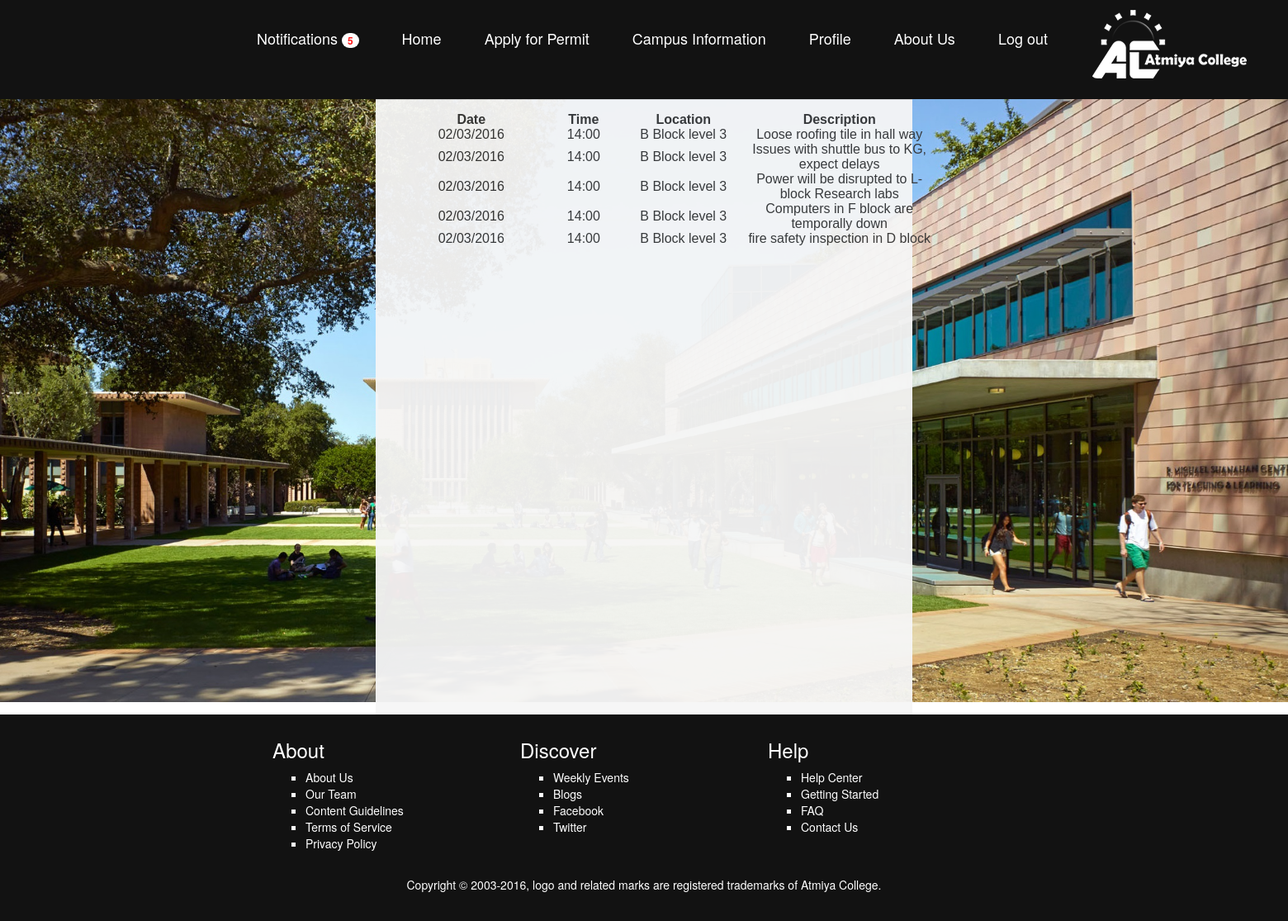
Screenshot of /notifications/ (signed in) with the database file from the repository.
### tables this page shows
CREATE TABLE healthAndSafetyIssues (Issue_Number INTEGER PRIMARY KEY NOT NULL, Date text, Time text, Person_Name text, Department text, Description text, Supervisor text, Place_in_campus text, Resolution_Date text, Resolution_Time text, Resolution_Description text);

### views.py (the view)
@app.route('/notifications/')
def notifications():
	return render_template("notifications.html", info = getHeaderInfo())

### db.py (called while the page is built)
    def retrieveAll(self, table):
        cursor = self._db.execute('select * from {} '.format(table))
        entries = []
        try:
            for row in cursor:
                entries.append(dict(row))
        except:
            pass
        return entries

    def close(self):
        self._db.close()
        del self.filename

### lookup.py (called while the page is built)
def getHealthIssues():
    data = db.Database(filename="IFB299.db")
    res = data.retrieveAll("healthAndSafetyIssues")
    data.close()
    return res

def getUrgentHealthIssues():
    issues = getHealthIssues()
    urgent = []
    for issue in issues:
        if issue['Resolution_Date'] == None:
            urgent.append(issue)
    return urgent

### views.py (called while the page is built)
def getHeaderInfo():
    loggedIn = getLoggedIn()
    info = dict(loggedIn=False, admin=False, issues=[])
    info['loggedIn'] = loggedIn['loggedIn']
    info['admin'] = loggedIn['admin']
    info['issues'] = getUrgentHealthIssues()
    info['numIssues'] = len(info['issues'])
    return info

def getLoggedIn():
    status = dict(loggedIn=False,admin=False)
    if 'logged_in' in session:
        status['loggedIn'] = True
        if session['admin']:
            status['admin'] = True
    return status

### templates/notifications.html (shortened to what this page needs)
<html>
	<head>
		<link rel="stylesheet" type=text/css href="{{ url_for('static', filename='style.css') }}">
	</head>
	<body>
		<div id="header">
			{% include 'header.html' %}
		</div>
		<div class="wrapper">
			<div id="Content" class ="notificationsImage">
				<div id="aboutcontent">
					<table>
						<tr>
				    		<th style="width:30px; text-align: center;">Date</th>
				    		<th style="width:30px; text-align: center;">Time</th>
				    		<th style="width:50px; text-align: center;">Location</th>
				    		<th style="width:100px; text-align: center;">Description</th>
						</tr>
						{% for issue in info['issues'] %}
							<tr>
								<td style="text-align: center;">{{issue['Date']}}</td>
								<td style="text-align: center;">{{issue['Time']}}</td>
								<td style="text-align: center;">{{issue['Place_in_campus']}}</td>
								<td style="text-align: center;">{{issue['Description']}}</td>
							</tr>
						{% endfor %}
					</table>
				</div>
			</div>
		</div>
		<footer>
			{% include 'footer.html' %}
		</footer>
	</body>
</html>

### static/style.css (style rules this page uses)
.wrapper { min-height: 95%; height: auto !important; height: 100%; margin: 0 auto -155px; }
#header { border-radius: 8px; margin: 0 auto; }
#content { position: relative; }
body { background-color:white; font: 13px/22px Helvetica, Arial, sans-serif; height:100%; margin:0; padding:0; }
table { width:650px; }
#aboutcontent { width: 650px; margin-top: 20px; border-top: 1px solid #d7d7d7; margin: 0 auto; padding: 25px; padding-top: 15px; position: relative; font: 13px/22px Helvetica, Arial, sans-serif; background: #f6f6f6; opacity: .95; height: 900px; }
footer { left: 0; background: #121212; margin: 0 auto; padding: 10px; bottom:0; position:relative; left:0; bottom:0;left:0;right:0;height:200px; height: 250px; }
.notificationsImage { background-image: url("../static/notifications.jpg"); background-repeat: repeat-x; background-position: left top; background-size: 100%; }

### rows the page displays
healthAndSafetyIssues: Date "02/03/2016", Time "14:00", Place_in_campus "B Block level 3", Description "Loose roofing tile in hall way"
healthAndSafetyIssues: Date "02/03/2016", Time "14:00", Place_in_campus "B Block level 3", Description "Issues with shuttle bus to KG, expect delays"
healthAndSafetyIssues: Date "02/03/2016", Time "14:00", Place_in_campus "B Block level 3", Description "Power will be disrupted to L-block Research labs"
healthAndSafetyIssues: Date "02/03/2016", Time "14:00", Place_in_campus "B Block level 3", Description "Computers in F block are temporally down"
healthAndSafetyIssues: Date "02/03/2016", Time "14:00", Place_in_campus "B Block level 3", Description "fire safety inspection in D block"

### other values shown
{{ info['numIssues'] }} "5"
